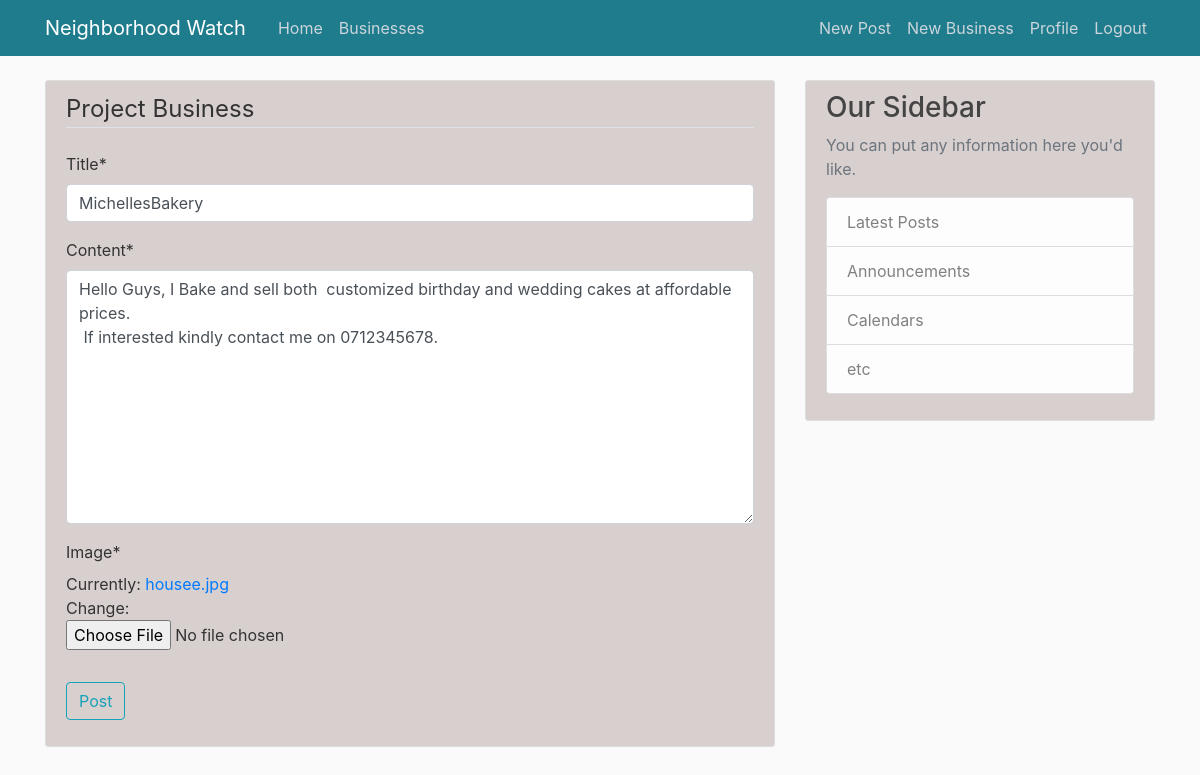
Screenshot of /business/1/update/ (signed in) with the database file from the repository.
### project/models.py (models this page shows, shortened)
class Business(models.Model):
    title = models.CharField(max_length=30)
    content = models.TextField()
    date_posted = models.DateTimeField(default=timezone.now)
    Personel = models.ForeignKey(User, on_delete=models.CASCADE)
    image = models.ImageField(  upload_to='profile_pics')

### project/views.py (the view, shortened to what this page needs)
# urls.py: path('business/<int:pk>/update/', BusinessUpdateView.as_view(), name='business_update'),
class BusinessUpdateView(LoginRequiredMixin,UserPassesTestMixin,UpdateView):
    model = Business
    fields = ['title', 'content', 'image']
    def test_func(self):
        business = self.get_object()  #it gets the post that we are currently trying to update
        if self.request.user == business.Personel:  # checks the current logged in user and checks if he/she owns the post trying to be edited
            return True
        return False

### project/templates/project/business_form.html (shortened to what this page needs)
{% extends "project/base.html"%}
{% load crispy_forms_tags %}
{% block content %}
    <div class='content-section'>
        <form method="POST">
            <fieldset class="form-group">
                <legend class="border-bottom mb-4">Project Business</legend>
                {{ form|crispy }}
            </fieldset>
            <div class="form-group">
                <button class="btn btn-outline-info" type="submit">Post</button>
            </div>
        </form>
    </div>
{% endblock content %}

### project/static/project/main.css (style rules this page uses)
body { background: #fafafa; color: #333333; margin-top: 5rem; }
.content-section { background: #d8cfcf; padding: 10px 20px; border: 1px solid #dddddd; border-radius: 3px; margin-bottom: 20px; }
form { margin:0px; padding:0px; display:inline; }

### rows the page displays
Business: title "MichellesBakery", content "Hello Guys, I Bake and sell both customized birthday and wedding cakes at affordable prices. If interested kindly contact me on 0712345678."
